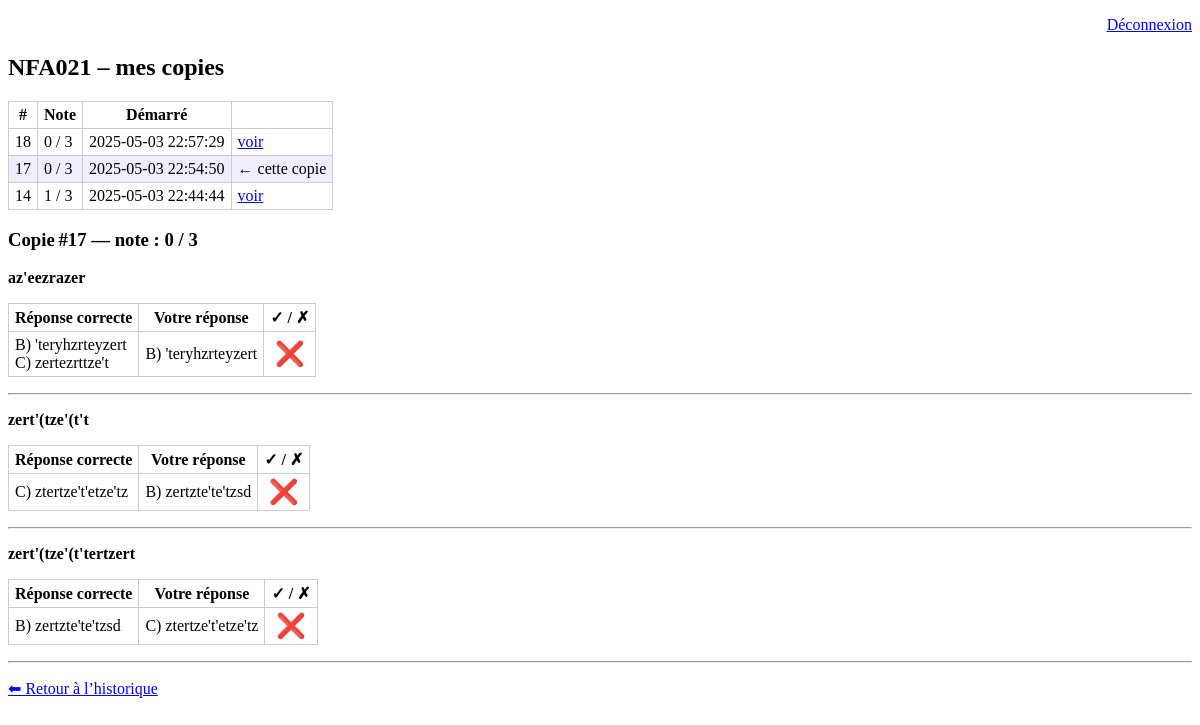
The page /public/eleve/index.php?page=eleve/qcm_result&id=17 (signed in) on the database its author committed.
### tables this page shows
CREATE TABLE `qcm_attempts` (
  `id` int(11) NOT NULL,
  `qcm_id` int(11) NOT NULL,
  `eleve_id` int(11) NOT NULL,
  `start_time` datetime NOT NULL,
  `end_time` datetime DEFAULT NULL,
  `finished` tinyint(4) NOT NULL DEFAULT 0,
  `good` int(11) DEFAULT NULL,
  `total` int(11) DEFAULT NULL
);

CREATE TABLE `qcms` (
  `id` int(11) NOT NULL,
  `titre` varchar(150) NOT NULL,
  `date_examen` date NOT NULL,
  `duree_min` int(11) NOT NULL,
  `visible` tinyint(1) NOT NULL DEFAULT 0,
  `tentative_max` tinyint(3) UNSIGNED NOT NULL DEFAULT 1,
  `auteur_id` int(11) NOT NULL,
  `created_at` timestamp NOT NULL DEFAULT current_timestamp()
);

CREATE TABLE `qcm_answers` (
  `attempt_id` int(11) NOT NULL,
  `question_id` int(11) NOT NULL,
  `selected` text NOT NULL
);

CREATE TABLE `questions` (
  `id` int(11) NOT NULL,
  `theme_id` int(11) NOT NULL,
  `auteur_id` int(11) NOT NULL,
  `texte_question` text NOT NULL,
  `is_multiple` tinyint(1) NOT NULL DEFAULT 0,
  `reponses` longtext NOT NULL,
  `bonne_reponse` varchar(1) DEFAULT NULL,
  `subtheme_id` int(11) DEFAULT NULL
);

### public/index.php (called while the page is built, shortened)
<?php
$page = $_GET['page'] ?? 'home';
require $page . '.php';
?>

### public/eleve/qcm_result.php (the view, shortened to what this page needs)
<?php
require_once __DIR__ . '/../../config/db.php';
$idEleve = $_SESSION['user_id'] ?? 0;
$attId   = isset($_GET['id']) ? (int)$_GET['id'] : 0;
?>
<?php exit;
$att = $pdo->prepare(
    'SELECT a.*, q.titre
       FROM qcm_attempts a
       JOIN qcms q ON q.id = a.qcm_id
      WHERE a.id = :i AND a.eleve_id = :e'
);
$att->execute(['i' => $attId, 'e' => $idEleve]);
$att = $att->fetch(PDO::FETCH_ASSOC) or die('Introuvable');
$all = $pdo->prepare(
    'SELECT id, good, total, start_time
       FROM qcm_attempts
      WHERE qcm_id = :q AND eleve_id = :e AND finished = 1
   ORDER BY start_time DESC'
);
$all->execute(['q' => $att['qcm_id'], 'e' => $idEleve]);
$qRows = $pdo->prepare(
    'SELECT qu.texte_question, qu.reponses, ans.selected
       FROM qcm_answers ans
       JOIN questions qu ON qu.id = ans.question_id
      WHERE ans.attempt_id = :a
   ORDER BY qu.id'
);
$qRows->execute(['a' => $attId]);
?>
<!DOCTYPE html>
<html lang="fr">
<head>
</head>
<body>
    <p style="text-align:right"><a href="logout.php">Déconnexion</a></p>
    <h2><?= htmlspecialchars($att['titre']) ?> – mes copies</h2>
    <table>
        <tr>
            <th>#</th>
            <th>Note</th>
            <th>Démarré</th>
            <th></th>
        </tr>
        <?php foreach ($all as $r): ?>
            <tr<?= $r['id'] === $attId ? ' style="background:#eef"' : '' ?>>
                <td><?= $r['id'] ?></td>
                <td><?= $r['good'] . ' / ' . $r['total'] ?></td>
                <td><?= $r['start_time'] ?></td>
                <td><?= $r['id'] === $attId ? '← cette copie' :
                        '<a href="index.php?page=eleve/qcm_result&id=' . $r['id'] . '">voir</a>' ?></td>
                </tr>
            <?php endforeach; ?>
    </table>
    <h3>Copie #<?= $attId ?> — note : <?= $att['good'] . ' / ' . $att['total'] ?></h3>
    <?php foreach ($qRows as $row):
        $defs        = json_decode($row['reponses'], true);
        $picked      = json_decode($row['selected'], true);
        $picked      = is_array($picked) ? $picked : ($picked ? [$picked] : []);
        $goodLabels  = array_column(array_filter($defs, fn($c) => !empty($c['correct'])), 'label');
        sort($goodLabels);
        $pickedUniq  = array_values(array_unique($picked));
        sort($pickedUniq);
        $ok          = ($goodLabels === $pickedUniq);
    ?>
        <p><strong><?= htmlspecialchars($row['texte_question']) ?></strong></p>
        <table border="1" cellpadding="4" cellspacing="0">
            <tr>
                <th>Réponse correcte</th>
                <th>Votre réponse</th>
                <th>✓ / ✗</th>
            </tr>
            <tr>
                <td>
                    <?php foreach ($defs as $c)
                        if (!empty($c['correct']))
                            echo $c['label'] . ') ' . htmlspecialchars($c['texte']) . '<br>'; ?>
                </td>
                <td>
                    <?php
                    if (!$picked) {
                        echo '—';
                    } else
                        foreach ($defs as $c)
                            if (in_array($c['label'], $picked))
                                echo $c['label'] . ') ' . htmlspecialchars($c['texte']) . '<br>';
                    ?>
                </td>
                <td style="text-align:center;font-size:24px"><?= $ok ? '✅' : '❌' ?></td>
            </tr>
        </table>
        <hr>
    <?php endforeach; ?>
    <p><a href="index.php?page=eleve/qcm_result">⬅ Retour à l’historique</a></p>
</body>
</html>

### public/eleve/qcm_result.php (style rules this page uses)
table { border-collapse: collapse; margin-bottom: 1rem }
td, th { border: 1px solid #ccc; padding: 4px 6px }

### rows shown on the page
qcm_attempts: qcm.titre "NFA021", id "17", good "0", total "3", start_time "2025-05-03 22:54:50", shows "← cette copie"
qcm_attempts: id "18", good "0", total "3", start_time "2025-05-03 22:57:29"
qcm_attempts: id "14", good "1", total "3", start_time "2025-05-03 22:44:44"
qcm_answers: question.texte_question "az'eezrazer", label "B", texte "'teryhzrteyzert", label "C", texte "zertezrttze't"
qcm_answers: question.texte_question "zert'(tze'(t't", label "C", texte "ztertze't'etze'tz", label "B", texte "zertzte'te'tzsd"
qcm_answers: question.texte_question "zert'(tze'(t'tertzert", label "B", texte "zertzte'te'tzsd", label "C", texte "ztertze't'etze'tz"

### other values the page prints
$attId "17"
